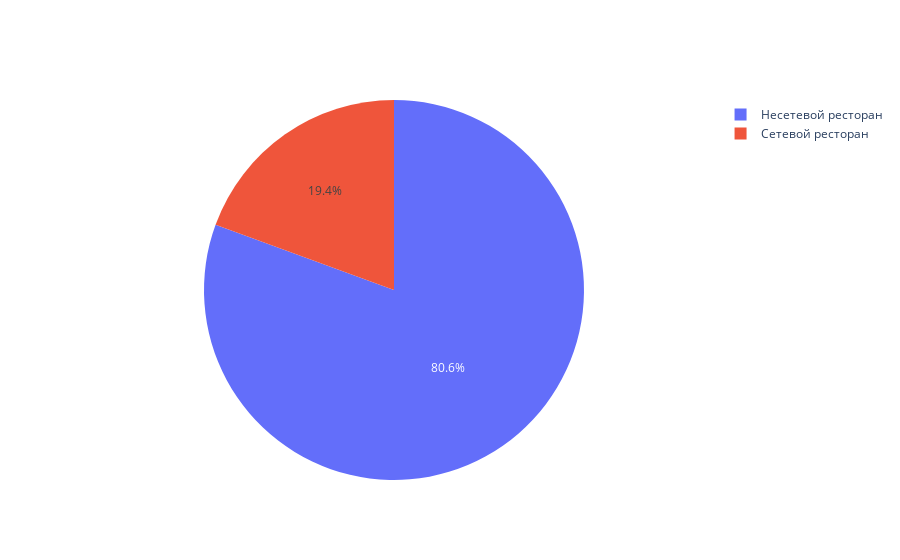

The cell this chart's notebook holds for it:
### Code cell
#Построим круговую диаграмму для визуализации
fig = go.Figure(data=[go.Pie(labels=chain.index, values=chain['Количество'])])
fig.show()

### Figure 1 — Plotly figure (JSON) as saved in the notebook; plotly's stock layout.template omitted (floating-point values rounded to 4 significant figures)
{"data": [{"labels": ["Сетевой ресторан", "Несетевой ресторан"], "type": "pie", "values": [2948, 12234]}], "layout": {}}
